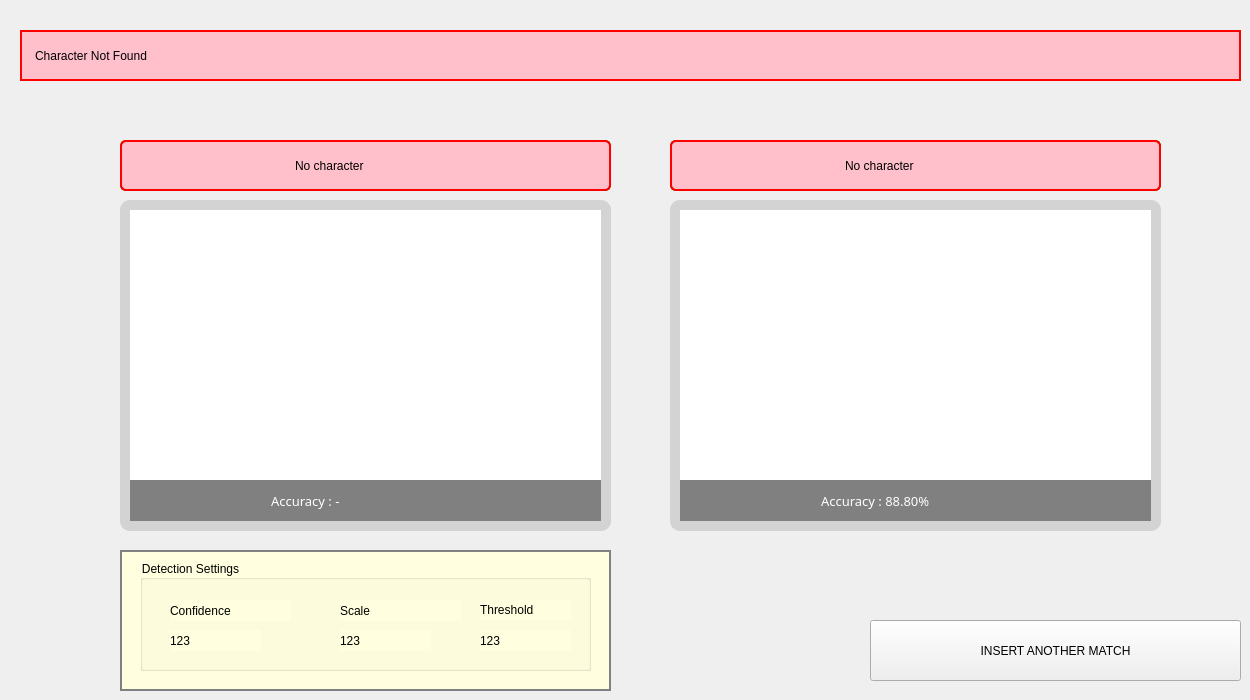
    <widget class="QWidget" name="resultPage_fileSearch">
     <widget class="QFrame" name="frame_16">
      <property name="geometry">
       <rect>
        <x>670</x>
        <y>200</y>
        <width>491</width>
        <height>331</height>
       </rect>
      </property>
      <property name="styleSheet">
       <string notr="true">background-color:lightgray;
border-radius: 10px;</string>
      </property>
      <property name="frameShape">
       <enum>QFrame::StyledPanel</enum>
      </property>
      <property name="frameShadow">
       <enum>QFrame::Raised</enum>
      </property>
      <widget class="QLabel" name="frameImage_advSearch">
       <property name="geometry">
        <rect>
         <x>10</x>
         <y>10</y>
         <width>471</width>
         <height>271</height>
        </rect>
       </property>
       <property name="autoFillBackground">
        <bool>false</bool>
       </property>
       <property name="styleSheet">
        <string notr="true">background-color:white;
border-radius: 0;
font-size: 11pt;
color: gray;</string>
       </property>
       <property name="text">
        <string/>
       </property>
       <property name="scaledContents">
        <bool>true</bool>
       </property>
      </widget>
      <widget class="QLabel" name="label_frameTitle_advSearch">
       <property name="geometry">
        <rect>
         <x>10</x>
         <y>280</y>
         <width>471</width>
         <height>41</height>
        </rect>
       </property>
       <property name="font">
        <font>
         <family>Arial Rounded MT Bold,Arial</family>
         <pointsize>10</pointsize>
         <weight>50</weight>
         <italic>false</italic>
         <bold>false</bold>
        </font>
       </property>
       <property name="styleSheet">
        <string notr="true">background-color:gray;
font: 10pt &quot;Arial Rounded MT Bold&quot;, &quot;Arial&quot;;
color: white;
border-radius: 0;
align:center;
padding-left: 30px;</string>
       </property>
       <property name="text">
        <string>                                Accuracy : 88.80%</string>
       </property>
      </widget>
     </widget>
     <widget class="QLabel" name="label_titleFound_fileSearch">
      <property name="geometry">
       <rect>
        <x>20</x>
        <y>30</y>
        <width>1221</width>
        <height>51</height>
       </rect>
      </property>
      <property name="styleSheet">
       <string notr="true">background-color:palegreen;
border: 2px solid green;
font: 12pt &quot;Arial Rounded MT Bold&quot;, &quot;Arial&quot;;
padding-left:10px;
</string>
      </property>
      <property name="text">
       <string>Character Matched</string>
      </property>
     </widget>
     <widget class="QLabel" name="label_found_advSearch">
      <property name="geometry">
       <rect>
        <x>670</x>
        <y>140</y>
        <width>491</width>
        <height>51</height>
       </rect>
      </property>
      <property name="styleSheet">
       <string notr="true">background-color:palegreen;
border: 2px solid green;
font: 12pt &quot;Arial Rounded MT Bold&quot;, &quot;Arial&quot;;
padding-left:180px;
border-radius: 6px;
</string>
      </property>
      <property name="text">
       <string>doraemon</string>
      </property>
     </widget>
     <widget class="QPushButton" name="btn_insertAnotherImage_pageFileAdvSch">
      <property name="geometry">
       <rect>
        <x>870</x>
        <y>620</y>
        <width>371</width>
        <height>61</height>
       </rect>
      </property>
      <property name="styleSheet">
       <string notr="true">font: 12pt &quot;Shiny Signature&quot;, &quot;Arial&quot;;
background-color: none;</string>
      </property>
      <property name="text">
       <string>INSERT ANOTHER MATCH</string>
      </property>
     </widget>
     <widget class="QFrame" name="frame_18">
      <property name="geometry">
       <rect>
        <x>120</x>
        <y>200</y>
        <width>491</width>
        <height>331</height>
       </rect>
      </property>
      <property name="styleSheet">
       <string notr="true">background-color:lightgray;
border-radius: 10px;</string>
      </property>
      <property name="frameShape">
       <enum>QFrame::StyledPanel</enum>
      </property>
      <property name="frameShadow">
       <enum>QFrame::Raised</enum>
      </property>
      <widget class="QLabel" name="frameImage_advInput">
       <property name="geometry">
        <rect>
         <x>10</x>
         <y>10</y>
         <width>471</width>
         <height>271</height>
        </rect>
       </property>
       <property name="autoFillBackground">
        <bool>false</bool>
       </property>
       <property name="styleSheet">
        <string notr="true">background-color:white;
border-radius: 0;
font-size: 11pt;
color: gray;</string>
       </property>
       <property name="text">
        <string/>
       </property>
       <property name="scaledContents">
        <bool>true</bool>
       </property>
      </widget>
      <widget class="QLabel" name="label_frameTitle_advInput">
       <property name="geometry">
        <rect>
         <x>10</x>
         <y>280</y>
         <width>471</width>
         <height>41</height>
        </rect>
       </property>
       <property name="font">
        <font>
         <family>Arial Rounded MT Bold,Arial</family>
         <pointsize>10</pointsize>
         <weight>50</weight>
         <italic>false</italic>
         <bold>false</bold>
        </font>
       </property>
       <property name="styleSheet">
        <string notr="true">background-color:gray;
font: 10pt &quot;Arial Rounded MT Bold&quot;, &quot;Arial&quot;;
color: white;
border-radius: 0;
align:center;
padding-left: 30px;</string>
       </property>
       <property name="text">
        <string>                                Accuracy : -</string>
       </property>
      </widget>
     </widget>
     <widget class="QLabel" name="label_found_advInput">
      <property name="geometry">
       <rect>
        <x>120</x>
        <y>140</y>
        <width>491</width>
        <height>51</height>
       </rect>
      </property>
      <property name="styleSheet">
       <string notr="true">background-color:palegreen;
border: 2px solid green;
font: 12pt &quot;Arial Rounded MT Bold&quot;, &quot;Arial&quot;;
padding-left:180px;
border-radius: 6px;
</string>
      </property>
      <property name="text">
       <string>doraemon</string>
      </property>
     </widget>
     <widget class="QLabel" name="label_titleNotFound_fileSearch">
      <property name="geometry">
       <rect>
        <x>20</x>
        <y>30</y>
        <width>1221</width>
        <height>51</height>
       </rect>
      </property>
      <property name="styleSheet">
       <string notr="true">background-color:pink;
border: 2px solid red;
font: 12pt &quot;Arial Rounded MT Bold&quot;, &quot;Arial&quot;;
padding-left:10px;
</string>
      </property>
      <property name="text">
       <string>Character Not Found</string>
      </property>
     </widget>
     <widget class="QLabel" name="label_notFound_advInput">
      <property name="geometry">
       <rect>
        <x>120</x>
        <y>140</y>
        <width>491</width>
        <height>51</height>
       </rect>
      </property>
      <property name="styleSheet">
       <string notr="true">background-color:pink;
border: 2px solid red;
font: 12pt &quot;Arial Rounded MT Bold&quot;, &quot;Arial&quot;;
padding-left:170px;
border-radius: 6px;
</string>
      </property>
      <property name="text">
       <string>No character</string>
      </property>
     </widget>
     <widget class="QLabel" name="label_notFound_advSearch">
      <property name="geometry">
       <rect>
        <x>670</x>
        <y>140</y>
        <width>491</width>
        <height>51</height>
       </rect>
      </property>
      <property name="styleSheet">
       <string notr="true">background-color:pink;
border: 2px solid red;
font: 12pt &quot;Arial Rounded MT Bold&quot;, &quot;Arial&quot;;
padding-left:170px;
border-radius: 6px;
</string>
      </property>
      <property name="text">
       <string>No character</string>
      </property>
     </widget>
     <widget class="QLabel" name="label_11">
      <property name="geometry">
       <rect>
        <x>120</x>
        <y>550</y>
        <width>491</width>
        <height>141</height>
       </rect>
      </property>
      <property name="styleSheet">
       <string notr="true">background-color:lightyellow;
border: 2px solid gray;
font: 12pt &quot;Arial Rounded MT Bold&quot;, &quot;Arial&quot;;
padding-left:10px;
</string>
      </property>
      <property name="text">
       <string/>
      </property>
     </widget>
     <widget class="QGroupBox" name="groupBox_6">
      <property name="geometry">
       <rect>
        <x>140</x>
        <y>560</y>
        <width>451</width>
        <height>111</height>
       </rect>
      </property>
      <property name="styleSheet">
       <string notr="true">background-color:lightyellow;</string>
      </property>
      <property name="title">
       <string>Detection Settings</string>
      </property>
      <widget class="QLabel" name="label_25">
       <property name="geometry">
        <rect>
         <x>30</x>
         <y>40</y>
         <width>121</width>
         <height>21</height>
        </rect>
       </property>
       <property name="text">
        <string>Confidence</string>
       </property>
      </widget>
      <widget class="QLabel" name="label_26">
       <property name="geometry">
        <rect>
         <x>340</x>
         <y>40</y>
         <width>91</width>
         <height>20</height>
        </rect>
       </property>
       <property name="text">
        <string>Threshold</string>
       </property>
      </widget>
      <widget class="QLabel" name="label_27">
       <property name="geometry">
        <rect>
         <x>200</x>
         <y>40</y>
         <width>121</width>
         <height>21</height>
        </rect>
       </property>
       <property name="text">
        <string>Scale</string>
       </property>
      </widget>
      <widget class="QLabel" name="label_conf_fileSearch">
       <property name="geometry">
        <rect>
         <x>30</x>
         <y>70</y>
         <width>91</width>
         <height>21</height>
        </rect>
       </property>
       <property name="styleSheet">
        <string notr="true">font: 13pt &quot;MS Sans Serif&quot;;</string>
       </property>
       <property name="text">
        <string>123</string>
       </property>
      </widget>
      <widget class="QLabel" name="label_scale_fileSearch">
       <property name="geometry">
        <rect>
         <x>200</x>
         <y>70</y>
         <width>91</width>
         <height>21</height>
        </rect>
       </property>
       <property name="styleSheet">
        <string notr="true">font: 13pt &quot;MS Sans Serif&quot;;</string>
       </property>
       <property name="text">
        <string>123</string>
       </property>
      </widget>
      <widget class="QLabel" name="label_thresh_fileSearch">
       <property name="geometry">
        <rect>
         <x>340</x>
         <y>70</y>
         <width>91</width>
         <height>21</height>
        </rect>
       </property>
       <property name="styleSheet">
        <string notr="true">font: 13pt &quot;MS Sans Serif&quot;;</string>
       </property>
       <property name="text">
        <string>123</string>
       </property>
      </widget>
     </widget>
    </widget>
